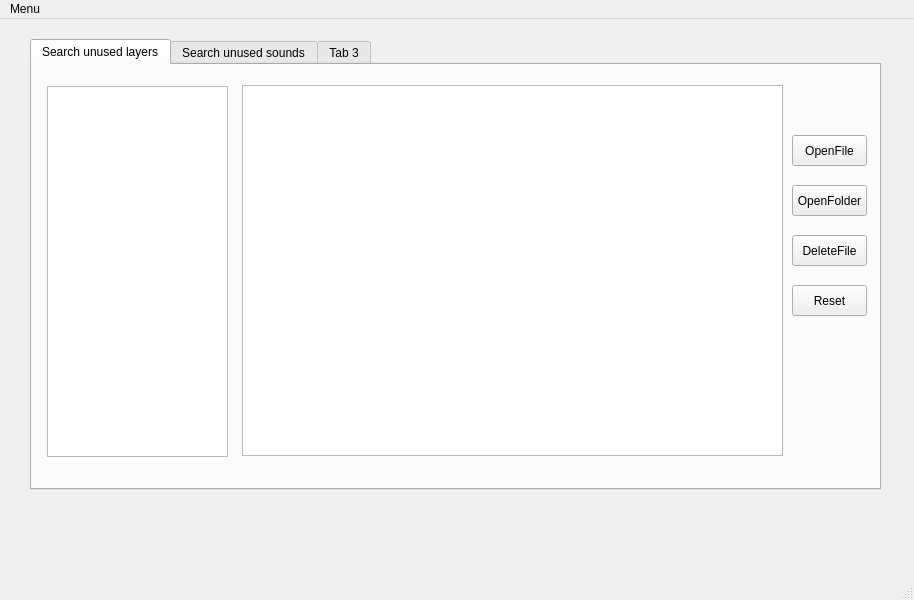
<?xml version="1.0" encoding="UTF-8"?>
<ui version="4.0">
 <class>MainWindow</class>
 <widget class="QMainWindow" name="MainWindow">
  <property name="geometry">
   <rect>
    <x>0</x>
    <y>0</y>
    <width>914</width>
    <height>600</height>
   </rect>
  </property>
  <property name="windowTitle">
   <string>MainWindow</string>
  </property>
  <widget class="QWidget" name="centralwidget">
   <widget class="QTabWidget" name="tabWidget">
    <property name="geometry">
     <rect>
      <x>30</x>
      <y>20</y>
      <width>851</width>
      <height>451</height>
     </rect>
    </property>
    <property name="currentIndex">
     <number>0</number>
    </property>
    <widget class="QWidget" name="tab_1">
     <attribute name="title">
      <string>Search unused layers</string>
     </attribute>
     <widget class="QPushButton" name="deleteFileButton">
      <property name="geometry">
       <rect>
        <x>760</x>
        <y>170</y>
        <width>75</width>
        <height>31</height>
       </rect>
      </property>
      <property name="text">
       <string>DeleteFile</string>
      </property>
     </widget>
     <widget class="QListWidget" name="tab1ScenesListWidget">
      <property name="geometry">
       <rect>
        <x>15</x>
        <y>21</y>
        <width>181</width>
        <height>371</height>
       </rect>
      </property>
      <property name="font">
       <font>
        <family>Times New Roman</family>
        <pointsize>14</pointsize>
       </font>
      </property>
     </widget>
     <widget class="QListWidget" name="tab1FilesListWidget">
      <property name="geometry">
       <rect>
        <x>210</x>
        <y>20</y>
        <width>541</width>
        <height>371</height>
       </rect>
      </property>
      <property name="font">
       <font>
        <family>Times New Roman</family>
        <pointsize>14</pointsize>
       </font>
      </property>
     </widget>
     <widget class="QPushButton" name="openFolderButton">
      <property name="geometry">
       <rect>
        <x>760</x>
        <y>120</y>
        <width>75</width>
        <height>31</height>
       </rect>
      </property>
      <property name="text">
       <string>OpenFolder</string>
      </property>
     </widget>
     <widget class="QPushButton" name="openFileButton">
      <property name="geometry">
       <rect>
        <x>760</x>
        <y>70</y>
        <width>75</width>
        <height>31</height>
       </rect>
      </property>
      <property name="text">
       <string>OpenFile</string>
      </property>
     </widget>
     <widget class="QPushButton" name="resetFileButton">
      <property name="geometry">
       <rect>
        <x>760</x>
        <y>220</y>
        <width>75</width>
        <height>31</height>
       </rect>
      </property>
      <property name="text">
       <string>Reset</string>
      </property>
     </widget>
    </widget>
    <widget class="QWidget" name="tab_2">
     <attribute name="title">
      <string>Search unused sounds</string>
     </attribute>
     <widget class="QListWidget" name="tab2SoundsListWidget">
      <property name="geometry">
       <rect>
        <x>20</x>
        <y>20</y>
        <width>181</width>
        <height>371</height>
       </rect>
      </property>
      <property name="font">
       <font>
        <family>Times New Roman</family>
        <pointsize>14</pointsize>
       </font>
      </property>
     </widget>
    </widget>
    <widget class="QWidget" name="tab_3">
     <attribute name="title">
      <string>Tab 3</string>
     </attribute>
    </widget>
   </widget>
  </widget>
  <widget class="QMenuBar" name="menubar">
   <property name="geometry">
    <rect>
     <x>0</x>
     <y>0</y>
     <width>914</width>
     <height>21</height>
    </rect>
   </property>
   <widget class="QMenu" name="menuMenu">
    <property name="title">
     <string>Menu</string>
    </property>
   </widget>
   <addaction name="menuMenu"/>
  </widget>
  <widget class="QStatusBar" name="statusbar"/>
 </widget>
 <resources/>
 <connections/>
</ui>
